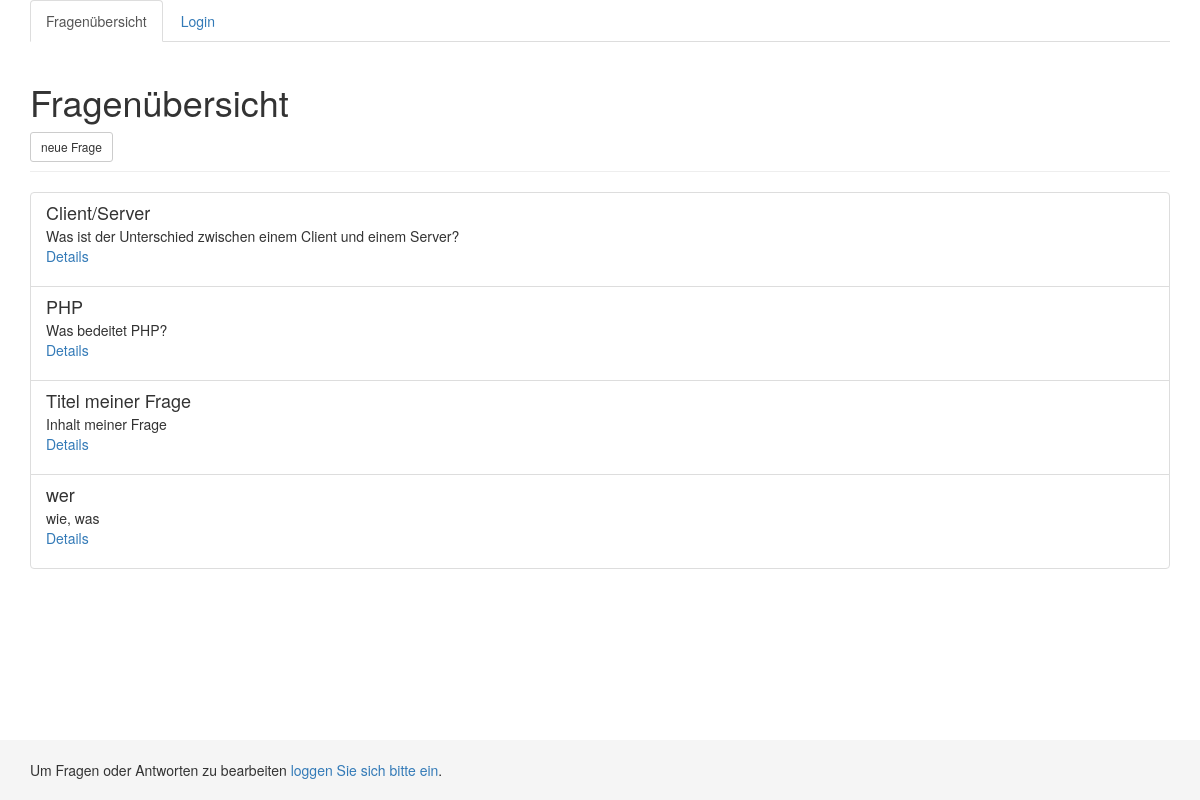
The page / on the database its author committed.
### tables this page shows
CREATE TABLE `threads` (
  `thread_id` int(11) UNSIGNED NOT NULL,
  `title` varchar(255) NOT NULL DEFAULT '',
  `content` text NOT NULL,
  `owner` int(11) UNSIGNED NOT NULL DEFAULT '0',
  `parent_thread_id` int(11) NOT NULL DEFAULT '0',
  `thread_time` timestamp NOT NULL DEFAULT CURRENT_TIMESTAMP ON UPDATE CURRENT_TIMESTAMP
);

### web/system/data.php (called while the page is built, shortened)
<?php
	function get_db_connection()
	{
    $db = mysqli_connect('localhost', 'root', '', 'forum');
    mysqli_query($db, "SET NAMES 'utf8'");
		return $db;
	}
	function get_result($sql)
	{
		$db = get_db_connection();
		$result = mysqli_query($db, $sql);
		return $result;
	}
	function show_all_questions(){
		$sql = "SELECT * FROM threads WHERE parent_thread_id = 0;;";
		return get_result($sql);
	}

### web/index.php (the view, shortened to what this page needs)
<?php
	if(isset($_SESSION['userid'])){
    $user_id = $_SESSION['userid'];
    $username = $_SESSION['username'];
    $firstname = $_SESSION['firstname'];
    $lastname = $_SESSION['lastname'];
    $logged_in = true;
    $log_in_out_text = "Logout";
	}else{
    $logged_in = false;
    $log_in_out_text = "Login";
  }
  include_once('system/data.php');
  $questions = show_all_questions();
?>
<!DOCTYPE html>
<html>
  <head>
    <link href="css/bootstrap.min.css" rel="stylesheet">
    <link href="css/forum.css" rel="stylesheet">
  </head>
  <body>
    <div class="container">
      <nav>
        <ul class="nav nav-tabs">
          <li role="presentation" class="active"><a href="#">Fragenübersicht</a></li>
          <li role="presentation"><a href="login.php"><?php echo $log_in_out_text ?></a></li>
        </ul>
      </nav>
      <div class="page-header">
        <h1>Fragenübersicht</h1>
        <a class="btn btn-default btn-sm" href="write_question.php" role="button">neue Frage</a>
      </div>
      <section class="list-group">
        <?php while ($question = mysqli_fetch_assoc($questions)) { ?>
          <article class="list-group-item">
            <h4 class="list-group-item-heading"><?php echo $question['title'] ?></h4>
            <p class="list-group-item-text"><?php echo $question['content'] ?></p>
            <p><a href="question.php?thread_id=<?php echo $question['thread_id'] ?>">Details</a></p>
          </article>
        <?php }?>
      </section>
    </div>
    <footer class="footer">
      <div class="container">
        <?php if($logged_in){ ?>
          Hallo <?php echo $username ?>, du kannst Fragen und Antworten bearbeiten. |
          Eingeloggt als <?php echo $firstname . " " . $lastname ?>.
        <?php }else{ ?>
          Um Fragen oder Antworten zu bearbeiten <a href='login.php'>loggen Sie sich bitte ein</a>.
        <?php }?>
      </div>
    </footer>
  </body>
</html>

### web/css/forum.css (style rules this page uses)
html { position: relative; min-height: 100%; }
body { margin-bottom: 60px; }
.footer { position: absolute; bottom: 0; width: 100%; height: 60px; background-color: #f5f5f5; padding: 20px 0; }

### rows shown on the page
threads: title "Client/Server", content "Was ist der Unterschied zwischen einem Client und einem Server?"
threads: title "PHP", content "Was bedeitet PHP?"
threads: title "Titel meiner Frage", content "Inhalt meiner Frage"
threads: title "wer", content "wie, was"

### other values the page prints
$log_in_out_text "Login"
